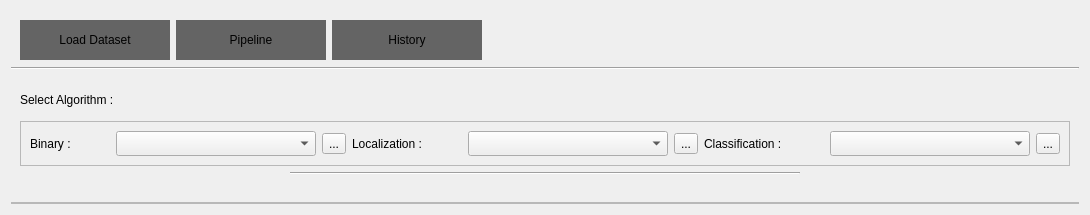
                     <widget class="QWidget" name="page_pbt">
                      <layout class="QVBoxLayout" name="verticalLayout_78">
                       <item>
                        <widget class="QFrame" name="frame_51">
                         <property name="minimumSize">
                          <size>
                           <width>200</width>
                           <height>50</height>
                          </size>
                         </property>
                         <property name="maximumSize">
                          <size>
                           <width>16777215</width>
                           <height>50</height>
                          </size>
                         </property>
                         <property name="frameShape">
                          <enum>QFrame::NoFrame</enum>
                         </property>
                         <property name="frameShadow">
                          <enum>QFrame::Raised</enum>
                         </property>
                         <layout class="QHBoxLayout" name="horizontalLayout_95">
                          <item>
                           <widget class="QPushButton" name="load_dataset_pbt">
                            <property name="minimumSize">
                             <size>
                              <width>150</width>
                              <height>40</height>
                             </size>
                            </property>
                            <property name="maximumSize">
                             <size>
                              <width>150</width>
                              <height>16777215</height>
                             </size>
                            </property>
                            <property name="cursor">
                             <cursorShape>PointingHandCursor</cursorShape>
                            </property>
                            <property name="styleSheet">
                             <string notr="true">QPushButton {
background-color: rgb(100,100,100);
	color: rgb(0,0,0);
	border: none;

	text-align: center;

}

QPushButton:hover {
	background-color:  rgb(197 , 195,196);
}</string>
                            </property>
                            <property name="text">
                             <string>Load Dataset</string>
                            </property>
                           </widget>
                          </item>
                          <item>
                           <widget class="QPushButton" name="pipeline_pbt">
                            <property name="minimumSize">
                             <size>
                              <width>150</width>
                              <height>40</height>
                             </size>
                            </property>
                            <property name="maximumSize">
                             <size>
                              <width>150</width>
                              <height>16777215</height>
                             </size>
                            </property>
                            <property name="cursor">
                             <cursorShape>PointingHandCursor</cursorShape>
                            </property>
                            <property name="styleSheet">
                             <string notr="true">QPushButton {
background-color: rgb(100,100,100);
	color: rgb(0,0,0);
	border: none;

	text-align:center;

}

QPushButton:hover {
	background-color:  rgb(197 , 195,196);
}</string>
                            </property>
                            <property name="text">
                             <string>Pipeline</string>
                            </property>
                           </widget>
                          </item>
                          <item>
                           <widget class="QPushButton" name="history_pbt">
                            <property name="minimumSize">
                             <size>
                              <width>150</width>
                              <height>40</height>
                             </size>
                            </property>
                            <property name="maximumSize">
                             <size>
                              <width>150</width>
                              <height>16777215</height>
                             </size>
                            </property>
                            <property name="cursor">
                             <cursorShape>PointingHandCursor</cursorShape>
                            </property>
                            <property name="styleSheet">
                             <string notr="true">QPushButton {
background-color: rgb(100,100,100);
	color: rgb(0,0,0);
	border: none;

	text-align:center;
}

QPushButton:hover {
	background-color:  rgb(197 , 195,196);
}</string>
                            </property>
                            <property name="text">
                             <string>History</string>
                            </property>
                           </widget>
                          </item>
                          <item>
                           <spacer name="horizontalSpacer_13">
                            <property name="orientation">
                             <enum>Qt::Horizontal</enum>
                            </property>
                            <property name="sizeHint" stdset="0">
                             <size>
                              <width>40</width>
                              <height>20</height>
                             </size>
                            </property>
                           </spacer>
                          </item>
                         </layout>
                        </widget>
                       </item>
                       <item>
                        <widget class="Line" name="line_38">
                         <property name="orientation">
                          <enum>Qt::Horizontal</enum>
                         </property>
                        </widget>
                       </item>
                       <item>
                        <widget class="QStackedWidget" name="stackedWidget_pbt">
                         <property name="minimumSize">
                          <size>
                           <width>0</width>
                           <height>84</height>
                          </size>
                         </property>
                         <property name="currentIndex">
                          <number>0</number>
                         </property>
                         <widget class="QWidget" name="page_pipeline">
                          <layout class="QVBoxLayout" name="verticalLayout_80">
                           <item>
                            <widget class="QLabel" name="label_120">
                             <property name="minimumSize">
                              <size>
                               <width>0</width>
                               <height>30</height>
                              </size>
                             </property>
                             <property name="maximumSize">
                              <size>
                               <width>16777215</width>
                               <height>30</height>
                              </size>
                             </property>
                             <property name="text">
                              <string>Select Algorithm :</string>
                             </property>
                            </widget>
                           </item>
                           <item>
                            <widget class="QFrame" name="frame_52">
                             <property name="maximumSize">
                              <size>
                               <width>16777215</width>
                               <height>80</height>
                              </size>
                             </property>
                             <property name="frameShape">
                              <enum>QFrame::StyledPanel</enum>
                             </property>
                             <property name="frameShadow">
                              <enum>QFrame::Raised</enum>
                             </property>
                             <layout class="QHBoxLayout" name="horizontalLayout_112">
                              <item>
                               <layout class="QHBoxLayout" name="horizontalLayout_96">
                                <item>
                                 <widget class="QLabel" name="label_121">
                                  <property name="minimumSize">
                                   <size>
                                    <width>80</width>
                                    <height>25</height>
                                   </size>
                                  </property>
                                  <property name="maximumSize">
                                   <size>
                                    <width>80</width>
                                    <height>25</height>
                                   </size>
                                  </property>
                                  <property name="text">
                                   <string>Binary : </string>
                                  </property>
                                 </widget>
                                </item>
                                <item>
                                 <widget class="QComboBox" name="comboBox_4">
                                  <property name="minimumSize">
                                   <size>
                                    <width>200</width>
                                    <height>25</height>
                                   </size>
                                  </property>
                                  <property name="maximumSize">
                                   <size>
                                    <width>200</width>
                                    <height>25</height>
                                   </size>
                                  </property>
                                 </widget>
                                </item>
                                <item>
                                 <widget class="QToolButton" name="toolButton">
                                  <property name="text">
                                   <string>...</string>
                                  </property>
                                 </widget>
                                </item>
                               </layout>
                              </item>
                              <item>
                               <layout class="QHBoxLayout" name="horizontalLayout_97">
                                <item>
                                 <widget class="QLabel" name="label_122">
                                  <property name="minimumSize">
                                   <size>
                                    <width>110</width>
                                    <height>25</height>
                                   </size>
                                  </property>
                                  <property name="maximumSize">
                                   <size>
                                    <width>110</width>
                                    <height>25</height>
                                   </size>
                                  </property>
                                  <property name="text">
                                   <string>Localization : </string>
                                  </property>
                                 </widget>
                                </item>
                                <item>
                                 <widget class="QComboBox" name="comboBox_5">
                                  <property name="minimumSize">
                                   <size>
                                    <width>200</width>
                                    <height>25</height>
                                   </size>
                                  </property>
                                  <property name="maximumSize">
                                   <size>
                                    <width>200</width>
                                    <height>25</height>
                                   </size>
                                  </property>
                                 </widget>
                                </item>
                                <item>
                                 <widget class="QToolButton" name="toolButton_2">
                                  <property name="text">
                                   <string>...</string>
                                  </property>
                                 </widget>
                                </item>
                               </layout>
                              </item>
                              <item>
                               <layout class="QHBoxLayout" name="horizontalLayout_98">
                                <item>
                                 <widget class="QLabel" name="label_123">
                                  <property name="minimumSize">
                                   <size>
                                    <width>120</width>
                                    <height>25</height>
                                   </size>
                                  </property>
                                  <property name="maximumSize">
                                   <size>
                                    <width>120</width>
                                    <height>25</height>
                                   </size>
                                  </property>
                                  <property name="text">
                                   <string>Classification :</string>
                                  </property>
                                 </widget>
                                </item>
                                <item>
                                 <widget class="QComboBox" name="comboBox_8">
                                  <property name="minimumSize">
                                   <size>
                                    <width>200</width>
                                    <height>25</height>
                                   </size>
                                  </property>
                                  <property name="maximumSize">
                                   <size>
                                    <width>200</width>
                                    <height>25</height>
                                   </size>
                                  </property>
                                 </widget>
                                </item>
                                <item>
                                 <widget class="QToolButton" name="toolButton_3">
                                  <property name="text">
                                   <string>...</string>
                                  </property>
                                 </widget>
                                </item>
                               </layout>
                              </item>
                             </layout>
                            </widget>
                           </item>
                           <item alignment="Qt::AlignHCenter">
                            <widget class="Line" name="line_39">
                             <property name="minimumSize">
                              <size>
                               <width>510</width>
                               <height>0</height>
                              </size>
                             </property>
                             <property name="maximumSize">
                              <size>
                               <width>510</width>
                               <height>16777215</height>
                              </size>
                             </property>
                             <property name="orientation">
                              <enum>Qt::Horizontal</enum>
                             </property>
                            </widget>
                           </item>
                           <item>
                            <widget class="QFrame" name="frame_53">
                             <property name="frameShape">
                              <enum>QFrame::StyledPanel</enum>
                             </property>
                             <property name="frameShadow">
                              <enum>QFrame::Raised</enum>
                             </property>
                             <widget class="QFrame" name="frame_54">
                              <property name="geometry">
                               <rect>
                                <x>180</x>
                                <y>50</y>
                                <width>120</width>
                                <height>80</height>
                               </rect>
                              </property>
                              <property name="frameShape">
                               <enum>QFrame::StyledPanel</enum>
                              </property>
                              <property name="frameShadow">
                               <enum>QFrame::Raised</enum>
                              </property>
                             </widget>
                             <widget class="QFrame" name="frame_55">
                              <property name="geometry">
                               <rect>
                                <x>450</x>
                                <y>50</y>
                                <width>120</width>
                                <height>80</height>
                               </rect>
                              </property>
                              <property name="frameShape">
                               <enum>QFrame::StyledPanel</enum>
                              </property>
                              <property name="frameShadow">
                               <enum>QFrame::Raised</enum>
                              </property>
                             </widget>
                            </widget>
                           </item>
                           <item>
                            <widget class="QFrame" name="frame_46">
                             <property name="frameShape">
                              <enum>QFrame::StyledPanel</enum>
                             </property>
                             <property name="frameShadow">
                              <enum>QFrame::Raised</enum>
                             </property>
                            </widget>
                           </item>
                          </layout>
                         </widget>
                         <widget class="QWidget" name="page_load_dataset"/>
                         <widget class="QWidget" name="page_history"/>
                        </widget>
                       </item>
                       <item>
                        <widget class="QFrame" name="frame_50">
                         <property name="maximumSize">
                          <size>
                           <width>16777215</width>
                           <height>130</height>
                          </size>
                         </property>
                         <property name="frameShape">
                          <enum>QFrame::StyledPanel</enum>
                         </property>
                         <property name="frameShadow">
                          <enum>QFrame::Raised</enum>
                         </property>
                         <layout class="QVBoxLayout" name="verticalLayout_79">
                          <property name="leftMargin">
                           <number>2</number>
                          </property>
                          <property name="topMargin">
                           <number>0</number>
                          </property>
                          <property name="rightMargin">
                           <number>0</number>
                          </property>
                          <property name="bottomMargin">
                           <number>0</number>
                          </property>
                         </layout>
                        </widget>
                       </item>
                      </layout>
                     </widget>
